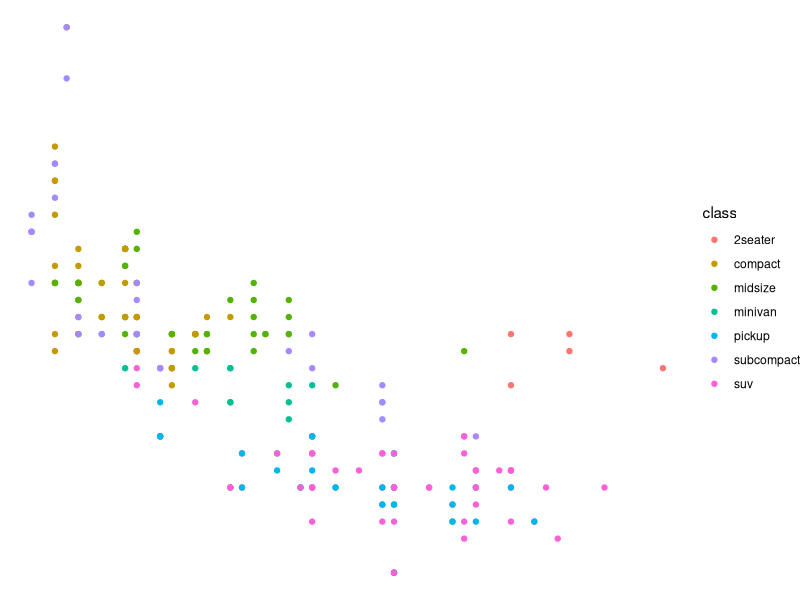
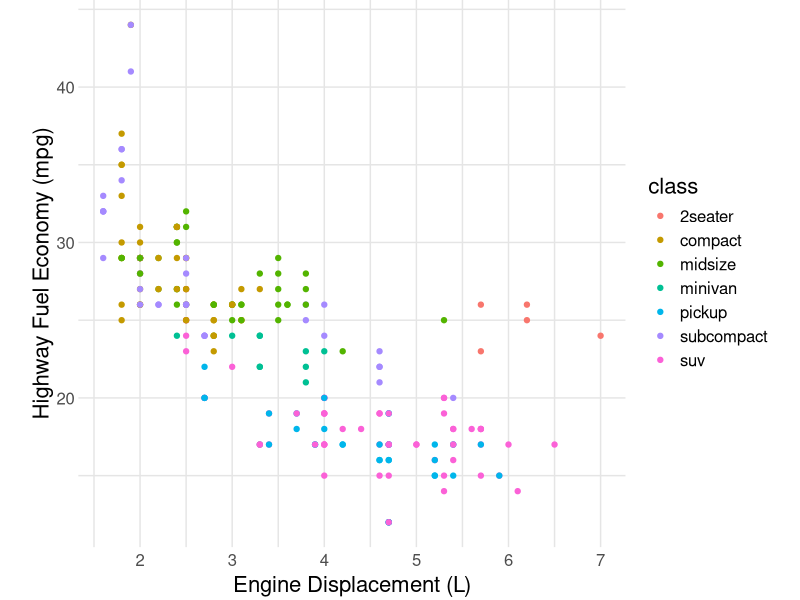
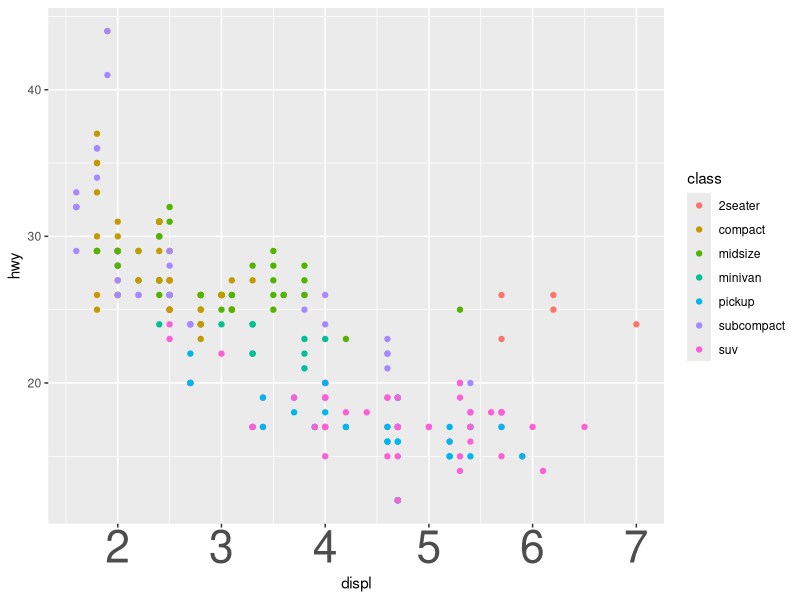

Write R code to recreate these figures, in order.
## ---- chunk 1
library(tidyverse)
# knitr options
library(tidyverse)
knitr::opts_chunk$set(echo = TRUE)
## ---- chunk 2
mpg %>%
  ggplot(aes(displ, hwy, color = class)) +
  geom_point() +
  theme_void() +
  guides()
## ---- chunk 3
## NOTE: No need to edit; feel free to re-use this code!
theme_common <- function() {
  theme_minimal() %+replace%
  theme(
    axis.text.x = element_text(size = 12),
    axis.text.y = element_text(size = 12),
    axis.title.x = element_text(margin = margin(4, 4, 4, 4), size = 16),
    axis.title.y = element_text(margin = margin(4, 4, 4, 4), size = 16, angle = 90),

    legend.title = element_text(size = 16),
    legend.text = element_text(size = 12),

    strip.text.x = element_text(size = 12),
    strip.text.y = element_text(size = 12),

    panel.grid.major = element_line(color = "grey90"),
    panel.grid.minor = element_line(color = "grey90"),

    aspect.ratio = 4 / 4,

    plot.margin = unit(c(t = +0, b = +0, r = +0, l = +0), "cm"),
    plot.title = element_text(size = 18),
    plot.title.position = "plot",
    plot.subtitle = element_text(size = 16),
    plot.caption = element_text(size = 12)
  )
}
## ---- chunk 4
mpg %>%
  ggplot(aes(displ, hwy, color = class)) +
  geom_point() +
  labs(
    x = "Engine Displacement (L)",
    y = "Highway Fuel Economy (mpg)"
  ) +
  theme_common()
## ---- chunk 5
mpg %>%
  ggplot(aes(displ, hwy, color = class)) +
  geom_point() +
  theme(
    axis.text.x = element_text(size = 32)
  )
